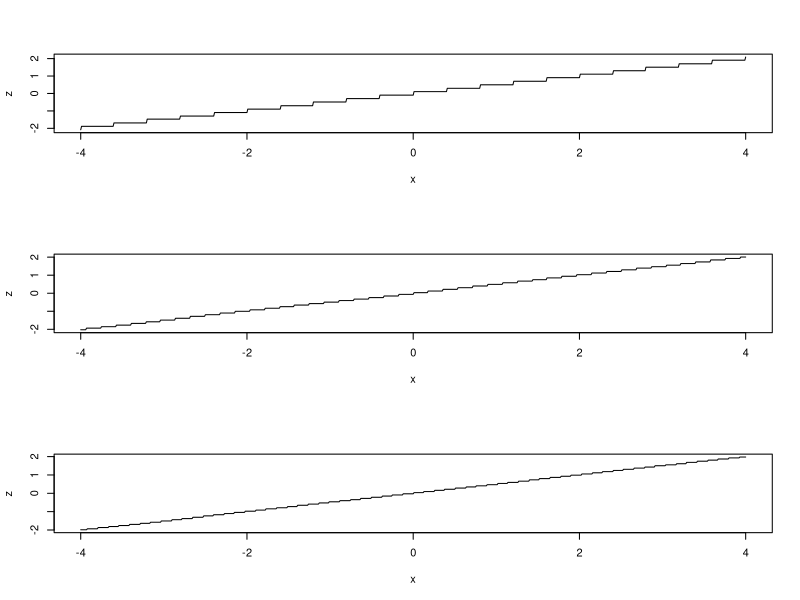

Generate this figure with R:
# Central Limit Theorem in Action
# we test if the distribution of the mean of a random sample drawn from Bernoulli distribution converges to normal
set.seed(205)
sample.draws = 10000
n = c(100, 200, 300, 400, 500, 600, 700, 800, 900, 1000)
x = seq(from=-4, to=4, by=0.01)

p=0.5

ecdf_mean = function(n, x, sample.draws){
               drawn.mat = rbinom(sample.draws, n, p)
               mean.vector = (drawn.mat/n-p)*sqrt(n)/(p*(1-p))
               #print(mean.vector[1:6])
               mean.vector = sort(mean.vector)
               #print(mean.vector[1:6])
               j = 1
               # Note the following steps are unnecessary if we just want qqplot.
               # We could just qqplot(mean.vector,rnorm(sample.draws))
               # The following code allows us the flexibility multiple qqplot on
               # on the same graph. 
               eF = rep(NA, length(x))
               for (i in 1:length(x)){
                   while (j<=length(mean.vector) && mean.vector[j]<x[i])
                       { j = j + 1}
                   eF[i]=(j - 1)/sample.draws
               }
               return(eF)
}
par(mfrow=c(3, 1))
#par(mar=c(1, 1))
for (i in c(1, 5, 10)) {
  y = ecdf_mean(n[i], x, sample.draws)
  z = qnorm(y)
  plot (x, z, type = 'l')
}



